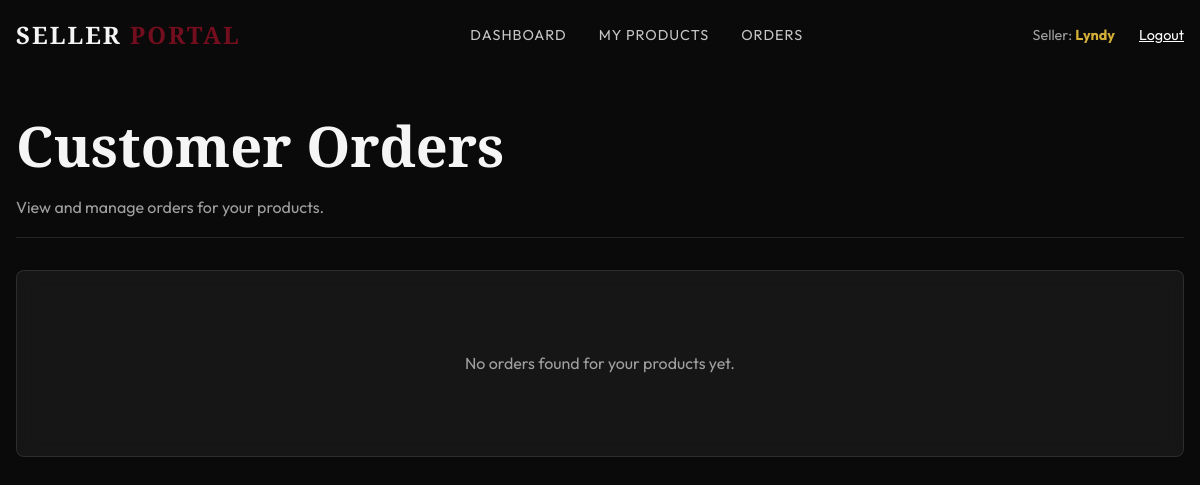
Page /seller/orders.php (signed in) on the earlier database version.
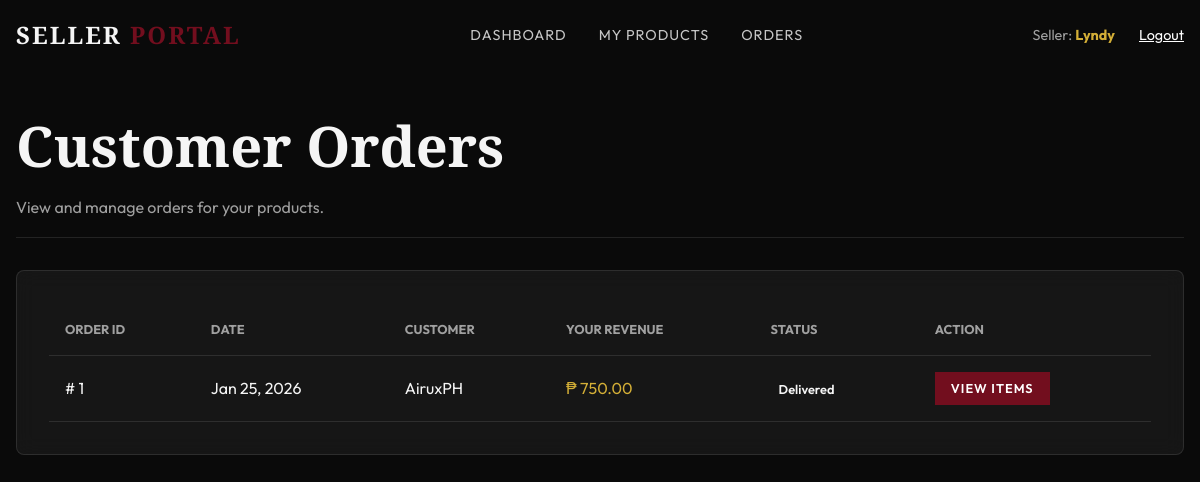
Same page on the later database version.
### tables this page shows
CREATE TABLE `orders` (
  `id` int(11) NOT NULL,
  `customer_name` varchar(255) NOT NULL,
  `customer_email` varchar(255) NOT NULL,
  `customer_address` text NOT NULL,
  `total_amount` decimal(10,2) NOT NULL,
  `order_date` datetime DEFAULT current_timestamp(),
  `status` varchar(50) DEFAULT 'Pending',
  `is_deleted` tinyint(1) DEFAULT 0,
  `user_id` int(11) DEFAULT NULL
);

### seller/orders.php (the view, shortened to what this page needs)
<?php
include '../includes/db.php';
$user_id = $_SESSION['user_id'];
$stmt = $pdo->prepare("
    SELECT
        o.id as order_id,
        o.order_date,
        o.status,
        COALESCE(u.username, o.customer_name) as customer_name,
        SUM(oi.price_at_purchase * oi.quantity) as seller_total
    FROM orders o
    JOIN order_items oi ON o.id = oi.order_id
    JOIN products p ON oi.product_id = p.id
    LEFT JOIN users u ON o.user_id = u.id
    WHERE p.seller_id = ? AND o.is_deleted = 0
    GROUP BY o.id, o.order_date, o.status, customer_name
    ORDER BY o.order_date DESC
");
$stmt->execute([$user_id]);
$orders = $stmt->fetchAll(PDO::FETCH_ASSOC);
?>
<!DOCTYPE html>
<html lang="en">
<body>
    <?php include 'includes/header.php'; ?>
    <div class="dashboard-container">
        <div class="page-header">
            <h1 style="font-family: 'Playfair Display', serif;">Customer Orders</h1>
            <p style="color: var(--color-text-muted);">View and manage orders for your products.</p>
        </div>
        <div class="glass-card">
            <?php if (empty($orders)): ?>
                <div style="text-align: center; padding: 3rem;">
                    <p style="color: var(--color-text-muted);">No orders found for your products yet.</p>
                </div>
            <?php else: ?>
                <table class="orders-table">
                    <thead>
                        <tr>
                            <th>Order ID</th>
                            <th>Date</th>
                            <th>Customer</th>
                            <th>Your Revenue</th>
                            <th>Status</th>
                            <th>Action</th>
                        </tr>
                    </thead>
                    <tbody>
                        <?php foreach ($orders as $o): ?>
                            <tr>
                                <td>#
                                    <?php echo htmlspecialchars($o['order_id']); ?>
                                </td>
                                <td>
                                    <?php echo date('M d, Y', strtotime($o['order_date'])); ?>
                                </td>
                                <td>
                                    <?php echo htmlspecialchars($o['customer_name'] ?? 'Guest'); ?>
                                </td>
                                <td class="text-accent">₱
                                    <?php echo number_format($o['seller_total'], 2); ?>
                                </td>
                                <td>
                                    <?php
                                    $statusClass = 'status-' . strtolower($o['status']);
                                    ?>
                                    <span class="status-badge <?php echo $statusClass; ?>">
                                        <?php echo htmlspecialchars($o['status']); ?>
                                    </span>
                                </td>
                                <td>
                                    <a href="view_order.php?id=<?php echo $o['order_id']; ?>" class="btn btn-primary"
                                        style="padding: 5px 15px; font-size: 0.8rem;">View Items</a>
                                </td>
                            </tr>
                        <?php endforeach; ?>
                    </tbody>
                </table>
            <?php endif; ?>
        </div>
    </div>
</body>
</html>

Differences in the rows shown:
added orders: id "1", order_date "Jan 25, 2026", customer_name "AiruxPH", seller_total "750.00", status "Delivered"
Other differences:
text no longer shown: "No orders found for your products yet."
text now shown: "ORDER ID DATE CUSTOMER YOUR REVENUE STATUS ACTION"
